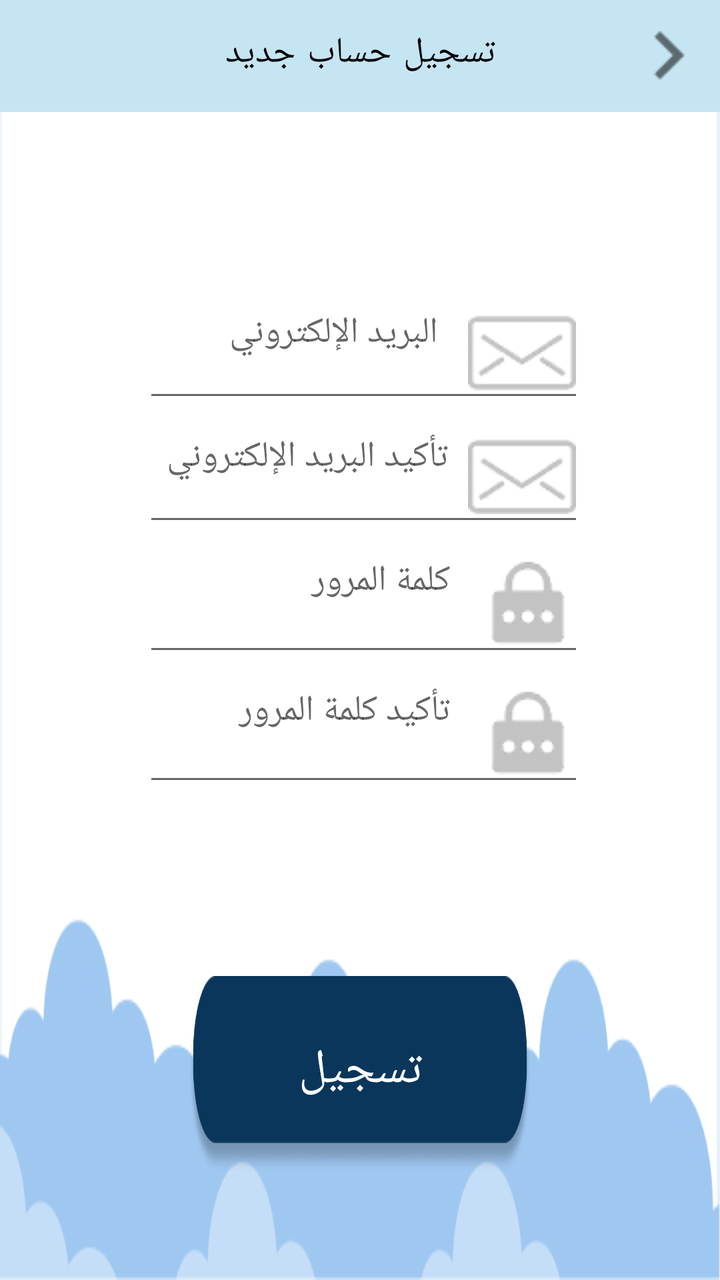
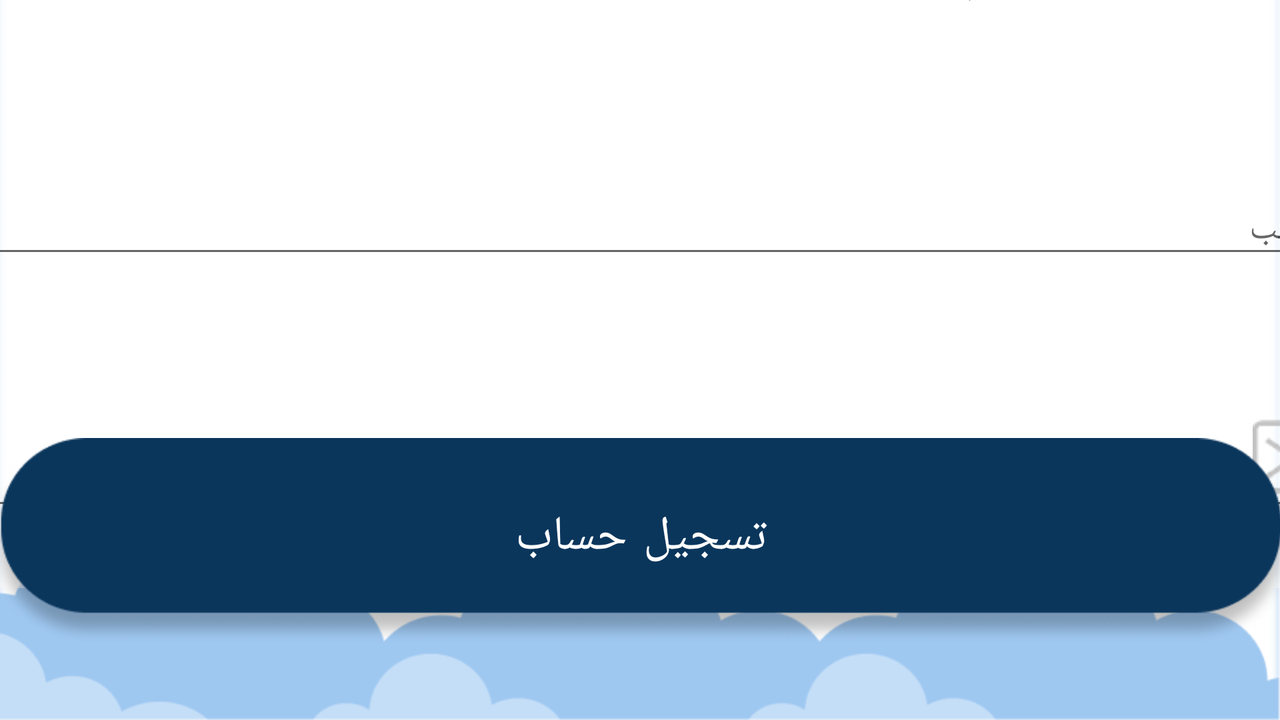

Compare how this app lays out the same screen by default and in its alternative resource folder. The renders come first, then the two layout files and the values they reference.
<!-- AndroidManifest.xml: application theme AppTheme -->
<!-- res/layout/activity_sign_up.xml -->
<?xml version="1.0" encoding="utf-8"?>
<android.support.constraint.ConstraintLayout xmlns:android="http://schemas.android.com/apk/res/android"
    xmlns:app="http://schemas.android.com/apk/res-auto"
    xmlns:tools="http://schemas.android.com/tools"
    android:layout_width="match_parent"
    android:layout_height="match_parent"
    android:background="@drawable/educator_backgrpund"
    tools:context="edu.iau.abjad.AbjadApp.SignUp"
    tools:ignore="MissingDefaultResource">


    <android.support.v7.widget.Toolbar
        android:id="@+id/toolbar8"
        android:layout_width="match_parent"
        android:layout_height="wrap_content"
        android:background="@color/colorPrimary"
        app:layout_constraintEnd_toEndOf="parent"
        app:layout_constraintStart_toStartOf="parent"
        app:layout_constraintTop_toTopOf="parent" />


    <TextView
        android:id="@+id/Signup"
        android:layout_width="wrap_content"
        android:layout_height="wrap_content"
        android:layout_marginStart="8dp"
        android:layout_marginTop="8dp"
        android:layout_marginEnd="8dp"
        android:layout_marginBottom="8dp"
        android:fontFamily="casual"
        android:text="تسجيل حساب جديد"
        android:textColor="@android:color/black"
        android:textSize="18sp"
        android:typeface="normal"
        app:layout_constraintBottom_toBottomOf="@+id/toolbar8"
        app:layout_constraintEnd_toEndOf="@+id/toolbar8"
        app:layout_constraintStart_toStartOf="@+id/toolbar8"
        app:layout_constraintTop_toTopOf="@+id/toolbar8" />


    <Button

        android:id="@+id/SignUpButton"
        android:layout_width="0dp"
        android:layout_height="0dp"
        android:layout_marginStart="8dp"
        android:layout_marginTop="8dp"
        android:layout_marginEnd="8dp"
        android:layout_marginBottom="8dp"
        android:background="@drawable/button"
        android:fontFamily="casual"
        android:text="تسجيل"
        android:textAlignment="center"
        android:textColor="@android:color/white"
        android:textSize="24sp"
        android:typeface="normal"
        app:layout_constraintBottom_toTopOf="@+id/guideline32"
        app:layout_constraintEnd_toStartOf="@+id/guideline31"
        app:layout_constraintHorizontal_bias="0.505"
        app:layout_constraintStart_toStartOf="@+id/guideline30"
        app:layout_constraintTop_toBottomOf="@+id/guideline23" />

    <ImageView
        android:id="@+id/back_signUp"
        android:layout_width="wrap_content"
        android:layout_height="wrap_content"
        android:layout_marginEnd="8dp"
        android:src="@drawable/back_btn_2x"
        app:layout_constraintBottom_toBottomOf="@+id/toolbar8"
        app:layout_constraintDimensionRatio="H,16:11"
        app:layout_constraintEnd_toEndOf="@+id/toolbar8"
        app:layout_constraintTop_toTopOf="parent" />

    <android.support.constraint.Guideline
        android:id="@+id/guideline_back_h_2"
        android:layout_width="wrap_content"
        android:layout_height="wrap_content"
        android:orientation="horizontal"
        app:layout_constraintGuide_begin="20dp"
        app:layout_constraintGuide_percent="0.12" />

    <android.support.constraint.Guideline
        android:id="@+id/guideline_back_v"
        android:layout_width="wrap_content"
        android:layout_height="wrap_content"
        android:orientation="vertical"
        app:layout_constraintGuide_begin="20dp"
        app:layout_constraintGuide_percent="0.95" />

    <ScrollView
        android:id="@+id/scrollView4"
        style="@android:style/Widget.Holo.Light.ScrollView"
        android:layout_width="0dp"
        android:layout_height="0dp"
        android:layout_marginStart="8dp"
        android:layout_marginTop="8dp"
        android:layout_marginEnd="8dp"
        android:layout_marginBottom="8dp"
        android:background="@drawable/user_type_bg"
        android:foregroundGravity="bottom"
        android:gravity="bottom"
        android:scrollbarStyle="outsideOverlay"
        app:layout_constraintBottom_toTopOf="@+id/guideline23"
        app:layout_constraintEnd_toStartOf="@+id/guideline16"
        app:layout_constraintHorizontal_bias="1.0"
        app:layout_constraintStart_toStartOf="@+id/guideline19"
        app:layout_constraintTop_toTopOf="@+id/guideline22"
        app:layout_constraintVertical_bias="1.0"
        app:layout_editor_absoluteX="50dp"
        app:layout_editor_absoluteY="50dp">

        <android.support.constraint.ConstraintLayout
            android:layout_width="match_parent"
            android:layout_height="wrap_content"
            app:layout_constraintBottom_toBottomOf="parent"
            app:layout_constraintEnd_toEndOf="parent"
            app:layout_constraintStart_toStartOf="parent"
            app:layout_constraintTop_toBottomOf="parent"
            app:layout_constraintVertical_bias="1.0">

            <android.support.constraint.Guideline
                android:id="@+id/guideline28"
                android:layout_width="wrap_content"
                android:layout_height="wrap_content"
                android:orientation="vertical"
                app:layout_constraintGuide_begin="20dp"
                app:layout_constraintGuide_percent="0.1" />

            <android.support.constraint.Guideline
                android:id="@+id/guideline29"
                android:layout_width="wrap_content"
                android:layout_height="wrap_content"
                android:orientation="vertical"
                app:layout_constraintGuide_begin="20dp"
                app:layout_constraintGuide_percent="0.9" />


            <EditText
                android:id="@+id/CPassFieldSU"
                android:layout_width="0dp"
                android:layout_height="wrap_content"
                android:drawableRight="@drawable/password_gray"
                android:drawablePadding="15dp"
                android:ems="100"
                android:gravity="right"
                android:hint="تأكيد كلمة المرور"
                android:inputType="textPassword"
                app:layout_constraintEnd_toStartOf="@+id/guideline29"
                app:layout_constraintStart_toEndOf="@+id/guideline28"
                app:layout_constraintTop_toBottomOf="@+id/PassFieldSU" />


            <EditText
                android:id="@+id/PassFieldSU"
                android:layout_width="0dp"
                android:layout_height="wrap_content"
                android:drawableRight="@drawable/password_gray"
                android:drawablePadding="15dp"
                android:ems="100"
                android:gravity="right"
                android:hint="كلمة المرور"
                android:inputType="textPassword"
                app:layout_constraintEnd_toStartOf="@+id/guideline29"
                app:layout_constraintStart_toEndOf="@+id/guideline28"
                app:layout_constraintTop_toBottomOf="@+id/confirm_email" />


            <EditText
                android:id="@+id/confirm_email"
                android:layout_width="0dp"
                android:layout_height="wrap_content"
                android:drawableRight="@drawable/email_icon"
                android:drawablePadding="10dp"
                android:ems="100"
                android:gravity="right"
                android:hint="تأكيد البريد الإلكتروني"
                android:inputType="textEmailAddress"
                app:layout_constraintEnd_toStartOf="@+id/guideline29"
                app:layout_constraintStart_toEndOf="@+id/guideline28"
                app:layout_constraintTop_toBottomOf="@+id/email_field" />


            <EditText
                android:id="@+id/email_field"
                android:layout_width="0dp"
                android:layout_height="wrap_content"
                android:layout_marginTop="8dp"
                android:drawableRight="@drawable/email_icon"
                android:drawablePadding="15dp"
                android:ems="100"
                android:gravity="right"
                android:hint="البريد الإلكتروني"
                android:inputType="textEmailAddress"
                app:layout_constraintEnd_toStartOf="@+id/guideline29"
                app:layout_constraintStart_toEndOf="@+id/guideline28"
                app:layout_constraintTop_toTopOf="parent" />


        </android.support.constraint.ConstraintLayout>
    </ScrollView>

    <android.support.constraint.Guideline
        android:id="@+id/guideline16"
        android:layout_width="wrap_content"
        android:layout_height="wrap_content"
        android:orientation="vertical"
        app:layout_constraintGuide_begin="20dp"
        app:layout_constraintGuide_percent="0.91" />

    <android.support.constraint.Guideline
        android:id="@+id/guideline19"
        android:layout_width="wrap_content"
        android:layout_height="wrap_content"
        android:orientation="vertical"
        app:layout_constraintGuide_begin="20dp"
        app:layout_constraintGuide_percent="0.1" />

    <android.support.constraint.Guideline
        android:id="@+id/guideline22"
        android:layout_width="wrap_content"
        android:layout_height="wrap_content"
        android:orientation="horizontal"
        app:layout_constraintGuide_begin="20dp"
        app:layout_constraintGuide_percent="0.20" />

    <android.support.constraint.Guideline
        android:id="@+id/guideline23"
        android:layout_width="wrap_content"
        android:layout_height="wrap_content"
        android:orientation="horizontal"
        app:layout_constraintGuide_begin="20dp"
        app:layout_constraintGuide_percent="0.75" />

    <android.support.constraint.Guideline
        android:id="@+id/guideline30"
        android:layout_width="wrap_content"
        android:layout_height="wrap_content"
        android:orientation="vertical"
        app:layout_constraintGuide_begin="20dp"
        app:layout_constraintGuide_percent="0.24" />

    <android.support.constraint.Guideline
        android:id="@+id/guideline31"
        android:layout_width="wrap_content"
        android:layout_height="wrap_content"
        android:orientation="vertical"
        app:layout_constraintGuide_begin="20dp"
        app:layout_constraintGuide_percent="0.76" />

    <android.support.constraint.Guideline
        android:id="@+id/guideline32"
        android:layout_width="wrap_content"
        android:layout_height="wrap_content"
        android:orientation="horizontal"
        app:layout_constraintGuide_begin="20dp"
        app:layout_constraintGuide_percent="0.93" />

    <ProgressBar
        android:id="@+id/signup_pg"
        style="?android:attr/progressBarStyle"
        android:layout_width="wrap_content"
        android:layout_height="wrap_content"
        android:layout_marginStart="8dp"
        android:layout_marginTop="16dp"
        android:layout_marginEnd="8dp"
        app:layout_constraintEnd_toStartOf="@+id/guideline31"
        app:layout_constraintStart_toStartOf="@+id/guideline30"
        app:layout_constraintTop_toBottomOf="@+id/toolbar8"
        tools:visibility="invisible" />


</android.support.constraint.ConstraintLayout>
<!-- resources referenced by this layout -->
<resources>
  <color name="colorPrimary">#c6e5f3</color>
  <!-- drawable back_btn_2x: png bitmap (drawable, 394 bytes) -->
  <!-- drawable button: png bitmap (drawable, 8504 bytes) -->
  <!-- drawable educator_backgrpund: png bitmap (drawable, 14647 bytes) -->
  <!-- drawable email_icon: png bitmap (drawable, 1678 bytes) -->
  <!-- drawable password_gray: png bitmap (drawable, 1325 bytes) -->
  <!-- drawable user_type_bg: png bitmap (drawable, 1566 bytes) -->
  <style name="AppTheme" parent="Theme.AppCompat.Light.NoActionBar">
          
          <item name="colorPrimary">@color/colorPrimary</item>
          <item name="colorPrimaryDark">@color/colorPrimaryDark</item>
          <item name="colorAccent">@color/colorAccent</item>
      </style>
  <color name="colorPrimaryDark">#303F9F</color>
  <color name="colorAccent">#4dc4c4c4</color>
</resources>
<!-- res/layout-land/activity_sign_up.xml (the repository's variant of the layout above) -->
<!-- drawn on the phone turned sideways -->
<?xml version="1.0" encoding="utf-8"?>
<android.support.constraint.ConstraintLayout xmlns:android="http://schemas.android.com/apk/res/android"
    xmlns:app="http://schemas.android.com/apk/res-auto"
    xmlns:tools="http://schemas.android.com/tools"
    android:layout_width="match_parent"
    android:layout_height="match_parent"
    tools:context="edu.iau.abjad.AbjadApp.SignUp"
    android:background="@drawable/educator_backgrpund"
    tools:ignore="MissingDefaultResource">





    <android.support.v7.widget.Toolbar
        android:id="@+id/toolbar8"
        android:layout_width="match_parent"
        android:layout_height="97dp"
        android:layout_marginBottom="632dp"
        android:background="@color/colorPrimary"
        app:layout_constraintBottom_toBottomOf="parent"
        app:layout_constraintHorizontal_bias="0.0"
        app:layout_constraintLeft_toLeftOf="parent"
        app:layout_constraintRight_toRightOf="parent"
        app:layout_constraintTop_toTopOf="parent"
        app:layout_constraintVertical_bias="0.0" />

    <TextView
        android:id="@+id/Signup"
        android:layout_width="wrap_content"
        android:layout_height="wrap_content"
        android:layout_marginBottom="8dp"
        android:layout_marginEnd="8dp"
        android:layout_marginStart="8dp"
        android:layout_marginTop="8dp"
        android:fontFamily="casual"
        android:text="تسجيل حساب جديد"
        android:textColor="@android:color/black"
        android:textSize="36sp"
        android:typeface="normal"
        app:layout_constraintBottom_toBottomOf="@+id/toolbar8"
        app:layout_constraintEnd_toEndOf="@+id/toolbar8"
        app:layout_constraintStart_toStartOf="@+id/toolbar8"
        app:layout_constraintTop_toTopOf="@+id/toolbar8"
        app:layout_constraintVertical_bias="0.444" />


    <Button

        android:id="@+id/SignUpButton"
        android:layout_width="657dp"
        android:layout_height="104dp"
        android:layout_marginBottom="37dp"
        android:layout_marginEnd="8dp"
        android:layout_marginStart="8dp"
        android:layout_marginTop="8dp"
        android:background="@drawable/rectanglee"
        android:fontFamily="casual"
        android:text="تسجيل حساب"
        android:textAlignment="center"
        android:textColor="@android:color/white"
        android:textSize="24sp"
        android:typeface="normal"
        app:layout_constraintBottom_toBottomOf="parent"
        app:layout_constraintEnd_toEndOf="parent"
        app:layout_constraintStart_toStartOf="parent"
        app:layout_constraintTop_toBottomOf="@+id/scrollView4"
        app:layout_constraintVertical_bias="1.0" />

    <ScrollView
        android:id="@+id/scrollView4"
        style="@android:style/Widget.Holo.Light.ScrollView"
        android:layout_width="1010dp"
        android:layout_height="384dp"
        android:layout_marginBottom="68dp"
        android:layout_marginTop="8dp"
        android:background="@drawable/user_type_bg"
        android:foregroundGravity="bottom"
        android:gravity="bottom"
        android:scrollbarStyle="outsideOverlay"
        app:layout_constraintBottom_toBottomOf="parent"
        app:layout_constraintEnd_toEndOf="parent"
        app:layout_constraintStart_toStartOf="parent"
        app:layout_constraintTop_toBottomOf="@+id/toolbar8"
        app:layout_constraintVertical_bias="0.52"
        app:layout_editor_absoluteX="50dp"
        app:layout_editor_absoluteY="50dp">

        <android.support.constraint.ConstraintLayout
            android:layout_width="match_parent"
            android:layout_height="wrap_content"
            app:layout_constraintBottom_toBottomOf="parent"
            app:layout_constraintEnd_toEndOf="parent"
            app:layout_constraintStart_toStartOf="parent"
            app:layout_constraintTop_toBottomOf="parent"
            app:layout_constraintVertical_bias="1.0">

            <TextView
                android:id="@+id/textView"
                android:layout_width="wrap_content"
                android:layout_height="wrap_content"
                android:layout_marginStart="904dp"
                android:layout_marginTop="260dp"
                android:text="TextView"
                android:visibility="invisible"
                app:layout_constraintStart_toStartOf="parent"
                app:layout_constraintTop_toBottomOf="@+id/CPassFieldSU" />

            <EditText
                android:id="@+id/CPassFieldSU"
                android:layout_width="728dp"
                android:layout_height="69dp"
                android:layout_marginTop="60dp"
                android:drawablePadding="15dp"
                android:drawableRight="@drawable/password_gray"
                android:ems="100"
                android:gravity="bottom"
                android:hint="     تأكيد كلمة المرور"
                android:inputType="textPassword"

                app:layout_constraintLeft_toLeftOf="parent"
                app:layout_constraintRight_toRightOf="parent"
                app:layout_constraintTop_toBottomOf="@+id/PassFieldSU" />


            <EditText
                android:id="@+id/PassFieldSU"
                android:layout_width="728dp"
                android:layout_height="69dp"
                android:layout_marginTop="60dp"
                android:drawablePadding="15dp"
                android:drawableRight="@drawable/password_gray"
                android:ems="100"
                android:gravity="bottom"
                android:hint="               كلمة المرور"
                android:inputType="textPassword"

                app:layout_constraintLeft_toLeftOf="parent"
                app:layout_constraintRight_toRightOf="parent"
                app:layout_constraintTop_toBottomOf="@+id/EmailFieldSU" />



            <EditText
                android:id="@+id/EmailFieldSU"
                android:layout_width="728dp"
                android:layout_height="66dp"
                android:layout_marginTop="60dp"
                android:drawablePadding="10dp"
                android:drawableRight="@drawable/email_icon"
                android:ems="100"
                android:gravity="bottom"
                android:hint="البريد الإلكتروني"
                android:inputType="textPersonName"
                app:layout_constraintLeft_toLeftOf="parent"
                app:layout_constraintRight_toRightOf="parent"
                app:layout_constraintTop_toBottomOf="@+id/LNFieldSU" />





            <EditText
                android:id="@+id/LNFieldSU"
                android:layout_width="728dp"
                android:layout_height="66dp"
                android:layout_marginTop="60dp"
                android:drawablePadding="1dp"
                android:drawableRight="@drawable/user_male"
                android:ems="100"
                android:gravity="bottom"
                android:hint="     اللقب"
                android:inputType="textPersonName"
                app:layout_constraintLeft_toLeftOf="parent"
                app:layout_constraintRight_toRightOf="parent"
                app:layout_constraintTop_toBottomOf="@+id/FNFieldSU" />



            <EditText
                android:id="@+id/FNFieldSU"
                android:layout_width="728dp"
                android:layout_height="66dp"
                android:layout_marginRight="152dp"
                android:layout_marginStart="8dp"
                android:layout_marginTop="32dp"
                android:drawablePadding="15dp"
                android:drawableRight="@drawable/user_male"
                android:ems="100"
                android:gravity="bottom"
                android:hint="اسم المربي"
                android:inputType="textPersonName"
                app:layout_constraintRight_toRightOf="parent"
                app:layout_constraintStart_toStartOf="parent"
                app:layout_constraintTop_toTopOf="parent"
                app:layout_constraintVertical_chainStyle="spread_inside" />



                    </android.support.constraint.ConstraintLayout>
    </ScrollView>


</android.support.constraint.ConstraintLayout>
<!-- resources referenced by the variant -->
<!-- as the phone turned sideways resolves them -->
<resources>
  <color name="colorPrimary">#c6e5f3</color>
  <!-- drawable educator_backgrpund: png bitmap (drawable, 14647 bytes) -->
  <!-- drawable email_icon: png bitmap (drawable, 1678 bytes) -->
  <!-- drawable password_gray: png bitmap (drawable, 1325 bytes) -->
  <!-- drawable rectanglee: png bitmap (drawable, 8865 bytes) -->
  <!-- drawable user_type_bg: png bitmap (drawable, 1566 bytes) -->
  <style name="AppTheme" parent="Theme.AppCompat.Light.NoActionBar">
          
          <item name="colorPrimary">@color/colorPrimary</item>
          <item name="colorPrimaryDark">@color/colorPrimaryDark</item>
          <item name="colorAccent">@color/colorAccent</item>
      </style>
  <color name="colorPrimaryDark">#303F9F</color>
  <color name="colorAccent">#4dc4c4c4</color>
</resources>
